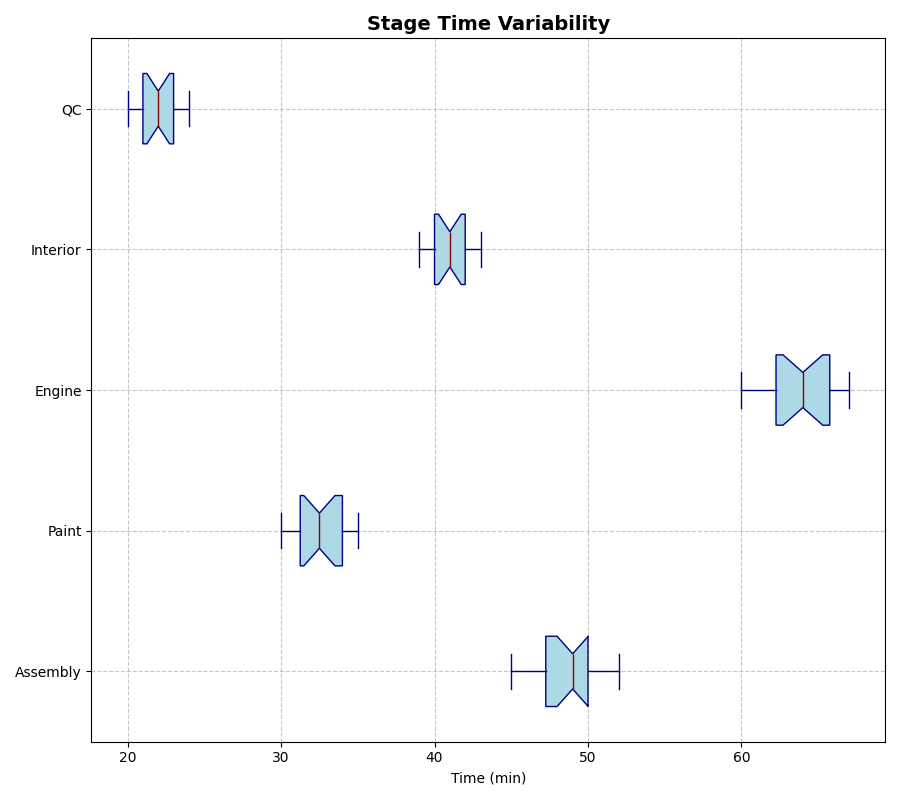

The Python source for this figure:
import matplotlib.pyplot as plt
import numpy as np

body_assembly = [45, 50, 48, 52, 46, 49, 47, 51, 50, 48, 47, 46, 50, 51, 49, 52, 48, 50]
painting = [30, 34, 32, 33, 31, 35, 34, 32, 30, 33, 34, 32, 31, 30, 32, 34, 35, 33]
engine_installation = [60, 65, 63, 64, 66, 62, 61, 67, 62, 63, 65, 66, 64, 61, 65, 67, 63, 66]
interior_assembly = [40, 42, 41, 39, 43, 42, 40, 41, 43, 39, 42, 41, 40, 43, 42, 39, 43, 40]
quality_control = [20, 22, 21, 23, 20, 24, 21, 22, 20, 22, 21, 20, 24, 23, 21, 22, 24, 23]

data = [body_assembly, painting, engine_installation, interior_assembly, quality_control]
stages = ['Assembly', 'Paint', 'Engine', 'Interior', 'QC']

fig, ax = plt.subplots(figsize=(9, 8))

ax.boxplot(data, vert=False, patch_artist=True, notch=True,
           boxprops=dict(facecolor="lightblue", color="navy"),
           whiskerprops=dict(color="navy"),
           capprops=dict(color="navy"),
           medianprops=dict(color="darkred"),
           flierprops=dict(markerfacecolor='orange', marker='o', alpha=0.5))

ax.set_title('Stage Time Variability', fontsize=14, fontweight='bold')
ax.set_xlabel('Time (min)')
ax.set_yticklabels(stages)
ax.grid(linestyle='--', alpha=0.7)

plt.tight_layout()
plt.show()
